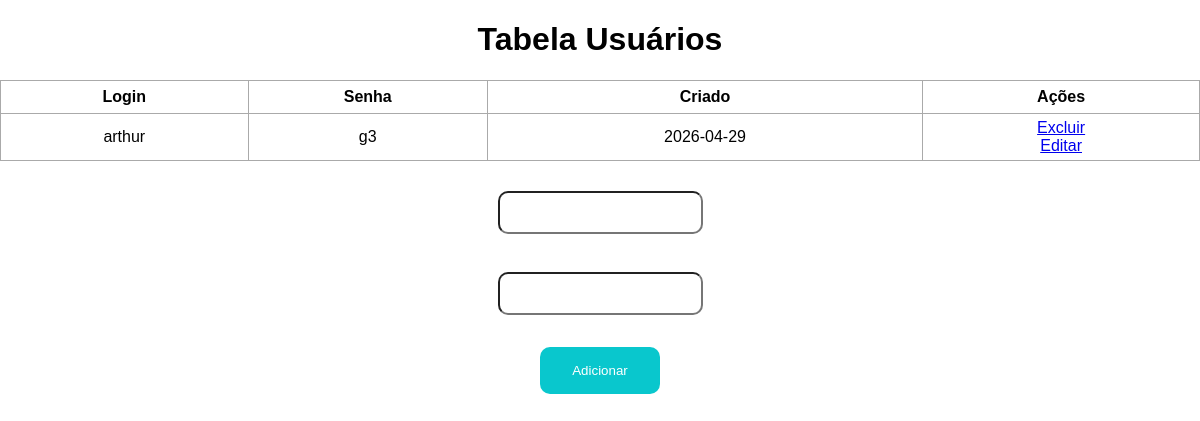
/cadastro, run on an earlier commit of the app's database.
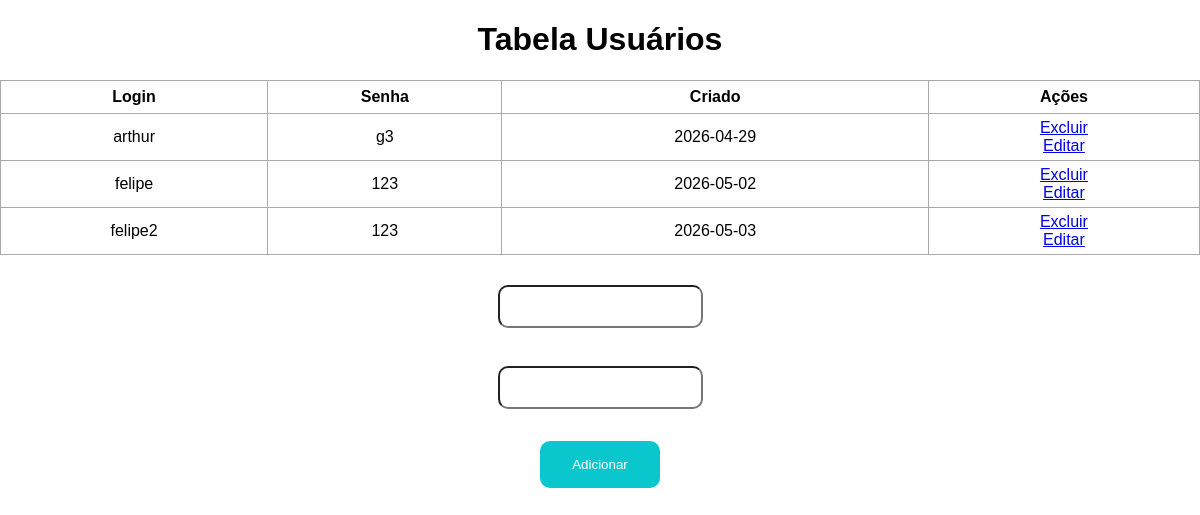
And on a later commit of the database.
### app.py (models this page shows, shortened)
class Usuario(db.Model):
    login = db.Column(db.String, primary_key=True)
    senha = db.Column(db.String(20), nullable = False)
    data_c = db.Column(db.DateTime, default= datetime.now)

### app.py (the view)
@app.route('/cadastro', methods = ['POST','GET'])
def index():
    if request.method == 'POST':
        login = request.form['Login'].strip()
        senha = request.form['Senha'].strip()
        if not login or not senha:
            return "Login e Senha não podem ser vazios"
        if Usuario.query.get(login):
            return "Usuário já existe"
        novo_usuario = Usuario(login=login, senha=senha)
        try:
            db.session.add(novo_usuario)
            db.session.commit()
            return redirect('/')
        except:
            return 'Deu problema'
    else:
        usuarios = Usuario.query.order_by(Usuario.data_c).all()
        return render_template("index.html", usuarios = usuarios)

### templates/index.html (shortened to what this page needs)
{%extends 'base.html'%}
{%block body%}
<div class="content">
    <h1 style="text-align: center;">Tabela Usuários</h1>
    <table>
        <tr>
            <th>Login</th>
            <th>Senha</th>
            <th>Criado</th>
            <th>Ações</th>
        </tr>
        {% for i in usuarios %}
            <tr>
                <td>{{i.login}}</td>
                <td>{{i.senha}}</td>
                <td>{{i.data_c.date()}}</td>
                <td>
                    <a href="/excluir/{{i.login}}">Excluir</a>
                    <br>
                    <a href="/editar/{{i.login}}">Editar</a>
                </td>
            </tr>
        {% endfor %}
    </table>
    <form action="/cadastro" method="POST" class="form">
        <input type="text" name="Login" id="Login">
        <br>
        <input type="text" name="Senha" id="Senha">
        <br>
        <input type="submit" value="Adicionar">
    </form>
</div>
{%endblock%}

### templates/base.html (shortened to what this page needs)
<!DOCTYPE html>
<html lang="en">
<head>
    {% block css %}
    <link rel="stylesheet" href="{{url_for('static', filename = 'css/main.css')}}">
    {% endblock %}
</head>
<body>
    {%block body%}{%endblock%}
</body>
</html>

### static/css/main.css (style rules this page uses)
body, html { margin: 0; font-family: sans-serif; background-color: rgb(255, 255, 255); }
input[type=text] { width: 100%; padding: 12px; margin: 10px 0; box-sizing: border-box; border-radius: 10px; }
.content { width: 100%; display: flex; flex-direction: column; align-items: center; }
table, td, th { border: 1px solid #aaa; }
table { border-collapse: collapse; width: 100%; }
input[type=submit] { background-color: #09c7cd; border: none; color: white; padding: 16px 32px; text-decoration: none; margin: 4px 2px; cursor: pointer; border-radius: 10px; }
th { height: 30px; }
td { text-align: center; padding: 5px; }
.form { margin-top: 20px; display: flex; flex-direction: column; align-items: center; }

What changed in the data, as far as the page shows it:
added Usuario: login "felipe", senha "123", data_c "2026-05-02"
added Usuario: login "felipe2", senha "123", data_c "2026-05-03"
